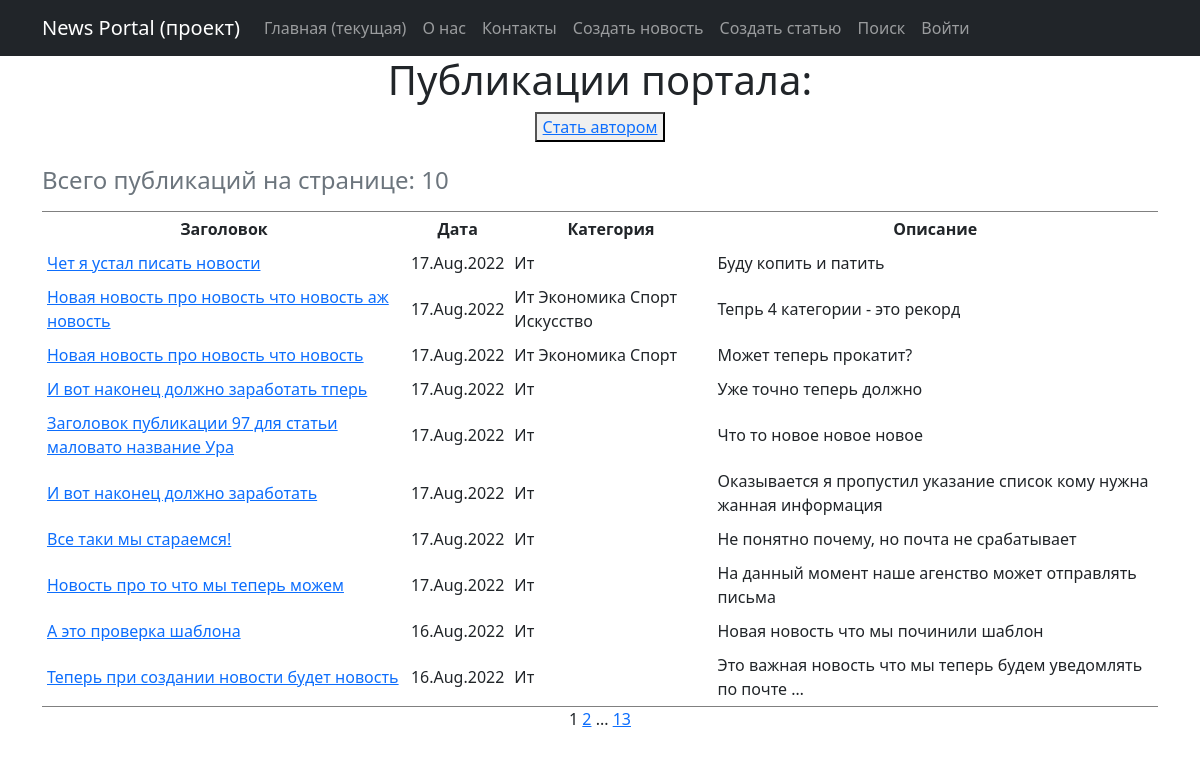
/posts/, run on the app's committed database.
### news/models.py (models this page shows, shortened)
class Post(models.Model):
    news = 'NW'
    article = 'AR'
    POST_TYPES =[
        (news, 'Новость'),
        (article, 'Статья'),
    ]
    author_user = models.ForeignKey('Author', on_delete=models.CASCADE)
    post_type = models.CharField(max_length=2,
                                  choices=POST_TYPES,
                                  default=article)
    create_date = models.DateTimeField(auto_now_add=True)
    category = models.ManyToManyField('Category', through='PostCategory')
    header_post = models.CharField(max_length=128)
    text_post = models.TextField()
    rating_post = models.SmallIntegerField(default=0)
    def get_absolute_url(self):
        return reverse('post_detail', args=[str(self.pk)])
    class Meta:
        verbose_name = 'Публикация'
        verbose_name_plural = 'Публикации'

class Category(models.Model):
    name_category = models.CharField(
        max_length=64,
        unique=True,
        verbose_name='Название',
        help_text='Название категории - 64 символа',
    )
    subscribers = models.ManyToManyField(
        User,
        through='CategorySubscriber',
        blank=True,
    )
    def __str__(self):
        return f"{self.name_category.title()}"
    class Meta:
        verbose_name = 'Категория'
        verbose_name_plural = 'Категории'

### news/views.py (the view)
# urls.py: path('', PostsList.as_view(), name='home'),
class PostsList(ListView):
    model = Post
    ordering = '-create_date'
    template_name = 'posts.html'
    context_object_name = 'posts'
    paginate_by = 10
    def get_context_data(self, **kwargs):
        context = super().get_context_data(**kwargs)
        context['is_not_author'] = not self.request.user.groups.filter(name='authors').exists()
        return context

### news/templatetags/custom_filters.py (called while the page is built)
@register.filter()
def censor(value):
    if not isinstance(value, str):
        raise TypeError("Цензура осуществляется только для объекта типа строка (str)")
    else:
        list_ = value.split(" ")
        for i in range(len(list_)):
            if list_[i].strip(string.punctuation).lower() in CENSOR_LIST:
                for j in range(1, len(list_[i])):
                    if list_[i][j] not in string.punctuation:
                        list_[i] = f"{list_[i][:j]}*{list_[i][j+1:]}"
        return f'{" ".join(list_)}'

### templates/posts.html (shortened to what this page needs)
{% extends 'flatpages/default.html' %}
{% load custom_filters %}
{% block content %}
<h1>Публикации портала:</h1>
<p>
{% if is_not_author %}
   <button><a href="{% url 'profile_user_upgrade' %}"> Стать автором </a></button>
{% endif %}
</p>
{% if posts %}
    <table border="3" cellspacing="10" cellpadding="5" frame="hsides">
        <caption align="top"> <h4>Всего публикаций на странице: {{ posts|length }}</h4></caption>
        <tr>
            <th>Заголовок</th>
            <th>Дата</th>
            <th>Категория</th>
            <th>Описание</th>
        </tr>
        {% for post in posts %}
        <tr>
            <td align="left"><a href="{{ post.get_absolute_url  }}"> {{ post.header_post|censor }} </a></td>
            <td>{{ post.create_date|date:'d.M.Y' }}</td>
            <td align="left">
                {% for cat in post.category.all %}
                {{ cat }}
                {% endfor %}
            </td>
            <td align="left">{{ post.text_post|truncatewords:10|censor }}</td>
        </tr>
        {% endfor %}
    </table>
{% else %}
    <h3>А новостей на сегодня нет!</h3>
{% endif %}
    {{ page_obj.number }}
    {% if  page_obj.has_next %}
        <a href="?page={{ page_obj.next_page_number }}">{{ page_obj.next_page_number }}</a>
        {% if paginator.num_pages != page_obj.next_page_number %}
            ...
            <a href="?page={{ page_obj.paginator.num_pages }}">{{ page_obj.paginator.num_pages }}</a>
        {% endif %}
    {% endif%}
{% endblock content %}

### data on the page
Post: header_post|censor "Чет я устал писать новости", create_date "17.Aug.2022", text_post|censor "Буду копить и патить"
Category: name_category "Ит"
Post: header_post|censor "Новая новость про новость что новость аж новость", create_date "17.Aug.2022", text_post|censor "Тепрь 4 категории - это рекорд"
Category: name_category "Экономика"
Category: name_category "Спорт"
Category: name_category "Искусство"
Post: header_post|censor "Новая новость про новость что новость", create_date "17.Aug.2022", text_post|censor "Может теперь прокатит?"
Post: header_post|censor "И вот наконец должно заработать тперь", create_date "17.Aug.2022", text_post|censor "Уже точно теперь должно"
Post: header_post|censor "Заголовок публикации 97 для статьи маловато название Ура", create_date "17.Aug.2022", text_post|censor "Что то новое новое новое"
Post: header_post|censor "И вот наконец должно заработать", create_date "17.Aug.2022", text_post|censor "Оказывается я пропустил указание список кому нужна жанная информация"
Post: header_post|censor "Все таки мы стараемся!", create_date "17.Aug.2022", text_post|censor "Не понятно почему, но почта не срабатывает"
Post: header_post|censor "Новость про то что мы теперь можем", create_date "17.Aug.2022", text_post|censor "На данный момент наше агенство может отправлять письма"
Post: header_post|censor "А это проверка шаблона", create_date "16.Aug.2022", text_post|censor "Новая новость что мы починили шаблон"
Post: header_post|censor "Теперь при создании новости будет новость", create_date "16.Aug.2022", text_post|censor "Это важная новость что мы теперь будем уведомлять по почте …"

### other printed values
{{ posts|length }} "10"
{{ page_obj.number }} "1"
{{ page_obj.next_page_number }} "2"
{{ page_obj.paginator.num_pages }} "13"
